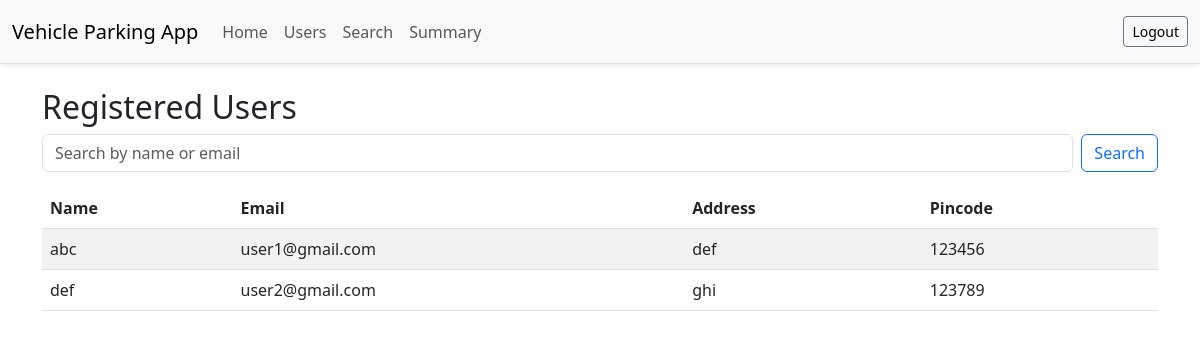
The app's page /admin/users (signed in) with its own data.
### models.py (models this page shows)
class User(db.Model):
    id = db.Column(db.Integer, primary_key=True)
    name = db.Column(db.String(100), nullable=False)
    email = db.Column(db.String(100), unique=True, nullable=False)
    password_hash = db.Column(db.String(200), nullable=False)
    address=db.Column(db.String(200),nullable=False)
    pincode=db.Column(db.Integer,nullable=False)
    role_id = db.Column(db.Integer, db.ForeignKey('role.id'), nullable=False)
    reservations = db.relationship('Reservation', backref='user', lazy=True)

### app.py (the view)
@app.route('/admin/users')
def admin_users():
    if session.get('user') != 'admin':
        return redirect(url_for('login'))
    query = request.args.get('query', '')
    users_query = User.query.join(Role).filter(Role.name == 'user')
    if query:
        users = User.query.filter(
            (User.name.ilike(f"%{query}%")) |
            (User.email.ilike(f"%{query}%"))
        )
    users = users_query.all()
    return render_template('admin_users.html', users=users, query=query)

### templates/admin_users.html
{% extends "base.html" %}
{% block content %}
<h2>Registered Users</h2>
<form method="GET" class="d-flex mb-3" action="{{ url_for('admin_users') }}">
    <input type="text" name="query" class="form-control me-2" placeholder="Search by name or email" value="{{ query }}">
    <button type="submit" class="btn btn-outline-primary">Search</button>
</form>
<table class="table table-striped">
    <thead>
        <tr>
            <th>Name</th>
            <th>Email</th>
            <th>Address</th>
            <th>Pincode</th>
        </tr>
    </thead>
    <tbody>
        {% for user in users %}
        <tr>
            <td>{{ user.name }}</td>
            <td>{{ user.email }}</td>
            <td>{{ user.address }}</td>
            <td>{{ user.pincode }}</td>
        </tr>
        {% endfor %}
    </tbody>
</table>
{% endblock %}

### static/css/styles.css (style rules this page uses)
body { background-color: #f8f9fa; }
h2 { margin-bottom: 20px; }

### records on screen
User: name "abc", email "user1@gmail.com", address "def", pincode "123456"
User: name "def", email "user2@gmail.com", address "ghi", pincode "123789"
